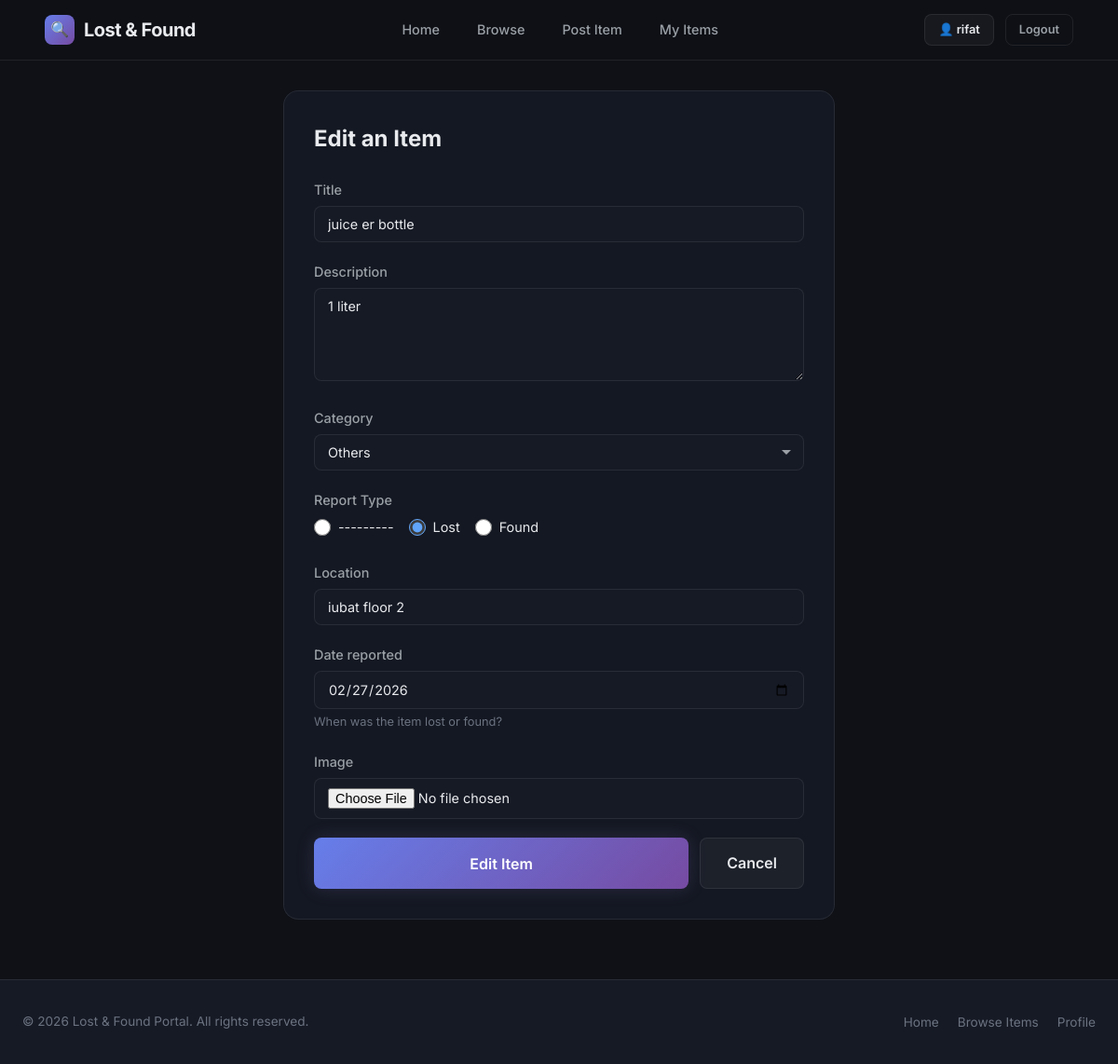
The page /items/1/edit/ (signed in) on the database its author committed.
### items/models.py (models this page shows, shortened)
class Item(models.Model):
    CATEGORY_CHOICES = [
        ('electronics', 'Electronics'),
        ('documents', 'Documents'),
        ('clothing', 'Clothing'),
        ('accessories', 'Accessories'),
        ('keys', 'Keys'),
        ('bags', 'Bags & Wallets'),
        ('others', 'Others'),
    ]
    TYPE_CHOICES = [
        ('lost', 'Lost'),
        ('found', 'Found'),
    ]
    STATUS_CHOICES = [
        ('active', 'Active'),
        ('claimed', 'Claimed'),
        ('closed', 'Closed'),
    ]
    user = models.ForeignKey(User, on_delete=models.CASCADE, related_name='items')
    title = models.CharField(max_length=200)
    description = models.TextField()
    category = models.CharField(max_length=20, choices=CATEGORY_CHOICES, default='others')
    item_type = models.CharField(max_length=10, choices=TYPE_CHOICES)
    location = models.CharField(max_length=200)
    date_reported = models.DateField()
    image = models.ImageField(upload_to='items/', blank=True, null=True)
    status = models.CharField(max_length=10, choices=STATUS_CHOICES, default='active')
    created_at = models.DateTimeField(auto_now_add=True)
    updated_at = models.DateTimeField(auto_now=True)
    class Meta:
        ordering = ['-created_at']

### items/views.py (the view)
# urls.py: path('items/<int:pk>/edit/', views.item_edit, name='item_edit'),
@login_required
def item_edit(request, pk):
    item = get_object_or_404(Item, pk=pk, user=request.user)
    if request.method == 'POST':
        form = ItemForm(request.POST, request.FILES, instance=item)
        if form.is_valid():
            form.save()
            messages.success(request, 'Item updated successfully!')
            return redirect('item_detail', pk=item.pk)
    else:
        form = ItemForm(instance=item)
    return render(request, 'items/item_form.html', {'form': form, 'action': 'Edit'})

### templates/items/item_form.html (shortened to what this page needs)
{% extends 'base.html' %}
{% block content %}
<div class="form-page">
    <div class="form-card">
        <h1>{{ action }} an Item</h1>
        <form method="post" enctype="multipart/form-data" id="item-form">
            {% for field in form %}
            <div class="form-group">
                <label for="{{ field.id_for_label }}">{{ field.label }}</label>
                {% if field.name == 'item_type' %}
                <div class="radio-group">
                    {% for choice in field %}
                    <label>{{ choice.tag }} {{ choice.choice_label }}</label>
                    {% endfor %}
                </div>
                {% else %}
                {{ field }}
                {% endif %}
                {% if field.help_text %}
                <div class="form-help">{{ field.help_text }}</div>
                {% endif %}
            </div>
            {% endfor %}
            <div style="display: flex; gap: 12px; margin-top: 8px;">
                <button type="submit" class="btn btn-primary btn-lg" style="flex: 1;">{{ action }} Item</button>
                <a href="{% url 'home' %}" class="btn btn-secondary btn-lg">Cancel</a>
            </div>
        </form>
    </div>
</div>
{% endblock %}

### templates/base.html (shortened to what this page needs)
{% load static %}
<!DOCTYPE html>
<html lang="en">
<head>
    <link rel="stylesheet" href="{% static 'css/style.css' %}">
</head>
<body>
    <nav class="navbar">
        <div class="container">
            <a href="{% url 'home' %}" class="navbar-brand">
                <span class="brand-icon">🔍</span>
                Lost &amp; Found
            </a>
            <ul class="navbar-links">
                <li><a href="{% url 'home' %}" {% if request.resolver_match.url_name == 'home' %}class="active"{% endif %}>Home</a></li>
                <li><a href="{% url 'item_list' %}" {% if request.resolver_match.url_name == 'item_list' %}class="active"{% endif %}>Browse</a></li>
                {% if user.is_authenticated %}
                <li><a href="{% url 'item_create' %}" {% if request.resolver_match.url_name == 'item_create' %}class="active"{% endif %}>Post Item</a></li>
                <li><a href="{% url 'my_items' %}" {% if request.resolver_match.url_name == 'my_items' %}class="active"{% endif %}>My Items</a></li>
                {% endif %}
            </ul>
            <div class="navbar-auth">
                {% if user.is_authenticated %}
                    <a href="{% url 'profile' %}" class="btn btn-secondary btn-sm">👤 {{ user.username }}</a>
                    <a href="{% url 'logout' %}" class="btn btn-outline btn-sm">Logout</a>
                {% else %}
                    <a href="{% url 'login' %}" class="btn btn-secondary btn-sm">Login</a>
                    <a href="{% url 'register' %}" class="btn btn-primary btn-sm">Sign Up</a>
                {% endif %}
            </div>
        </div>
    </nav>
    <main>
        {% block content %}{% endblock %}
    </main>
    <footer class="footer">
        <div class="container">
            <div class="footer-content">
                <span class="footer-text">© 2026 Lost & Found Portal. All rights reserved.</span>
                <ul class="footer-links">
                    <li><a href="{% url 'home' %}">Home</a></li>
                    <li><a href="{% url 'item_list' %}">Browse Items</a></li>
                    {% if user.is_authenticated %}
                    <li><a href="{% url 'profile' %}">Profile</a></li>
                    {% endif %}
                </ul>
            </div>
        </div>
    </footer>
</body>
</html>

### rows shown on the page
Item: form "juice er bottle" "1 liter" "Others" "iubat floor 2" "02/27/2026"

### other values the page prints
{{ user.username }} "rifat"
{{ action }} "Edit"
{{ field.label }} "Title" "Description" "Category" "Report Type" "Location" "Date reported" "Image"
{{ choice.choice_label }} "---------" "Lost" "Found"
{{ field.help_text }} "When was the item lost or found?"
